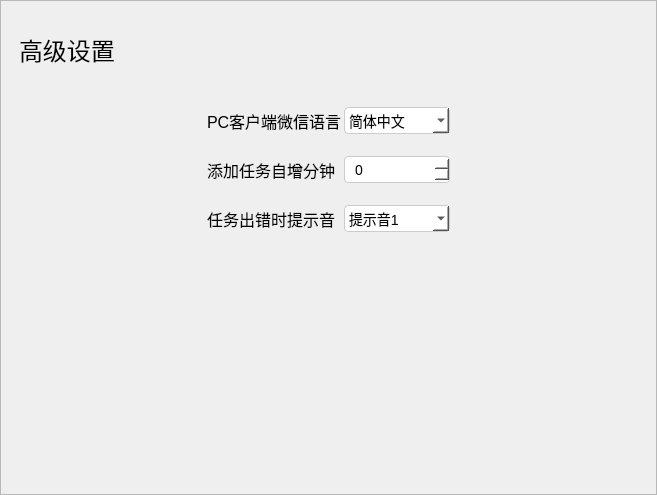
            <widget class="QWidget" name="page_2">
             <layout class="QVBoxLayout" name="verticalLayout_2">
              <property name="leftMargin">
               <number>0</number>
              </property>
              <property name="topMargin">
               <number>0</number>
              </property>
              <property name="rightMargin">
               <number>0</number>
              </property>
              <property name="bottomMargin">
               <number>0</number>
              </property>
              <item>
               <widget class="QFrame" name="frame_setting_2">
                <property name="minimumSize">
                 <size>
                  <width>657</width>
                  <height>495</height>
                 </size>
                </property>
                <property name="maximumSize">
                 <size>
                  <width>657</width>
                  <height>495</height>
                 </size>
                </property>
                <property name="styleSheet">
                 <string notr="true"/>
                </property>
                <property name="frameShape">
                 <enum>QFrame::StyledPanel</enum>
                </property>
                <property name="frameShadow">
                 <enum>QFrame::Raised</enum>
                </property>
                <layout class="QVBoxLayout" name="verticalLayout_4" stretch="0,1,1,1,0">
                 <property name="spacing">
                  <number>22</number>
                 </property>
                 <property name="leftMargin">
                  <number>18</number>
                 </property>
                 <property name="topMargin">
                  <number>12</number>
                 </property>
                 <property name="rightMargin">
                  <number>18</number>
                 </property>
                 <property name="bottomMargin">
                  <number>0</number>
                 </property>
                 <item>
                  <widget class="QLabel" name="label_setting_2">
                   <property name="minimumSize">
                    <size>
                     <width>0</width>
                     <height>72</height>
                    </size>
                   </property>
                   <property name="maximumSize">
                    <size>
                     <width>16777215</width>
                     <height>72</height>
                    </size>
                   </property>
                   <property name="font">
                    <font>
                     <pointsize>18</pointsize>
                     <bold>false</bold>
                    </font>
                   </property>
                   <property name="styleSheet">
                    <string notr="true">QLabel {
    color: rgb(0, 0, 0);
}</string>
                   </property>
                   <property name="text">
                    <string>高级设置</string>
                   </property>
                  </widget>
                 </item>
                 <item>
                  <layout class="QHBoxLayout" name="horizontalLayout_25" stretch="1,1">
                   <property name="spacing">
                    <number>0</number>
                   </property>
                   <property name="sizeConstraint">
                    <enum>QLayout::SetMaximumSize</enum>
                   </property>
                   <property name="leftMargin">
                    <number>188</number>
                   </property>
                   <property name="rightMargin">
                    <number>188</number>
                   </property>
                   <item>
                    <widget class="QLabel" name="label_language">
                     <property name="font">
                      <font>
                       <pointsize>12</pointsize>
                      </font>
                     </property>
                     <property name="styleSheet">
                      <string notr="true">QLabel {
    color: rgb(0, 0, 0);
}</string>
                     </property>
                     <property name="text">
                      <string>PC客户端微信语言</string>
                     </property>
                    </widget>
                   </item>
                   <item>
                    <widget class="QComboBox" name="comboBox_language">
                     <property name="minimumSize">
                      <size>
                       <width>106</width>
                       <height>27</height>
                      </size>
                     </property>
                     <property name="maximumSize">
                      <size>
                       <width>106</width>
                       <height>27</height>
                      </size>
                     </property>
                     <property name="styleSheet">
                      <string notr="true">QComboBox {
    border: 1px solid #ccc;
    padding: 4px;
    font-family: 'Microsoft YaHei', sans-serif;
    font-size: 14px;
    width: 120px;
    background-color: #fff;
    border-radius: 4px;
    color: rgb(0, 0, 0);
}

QComboBox:hover {
    border-color: #888;
    background-color: #f5f5f5;
}

QComboBox QAbstractItemView {
    border-radius: 4px;
    background-color: white;
    selection-background-color: #ddd;
    color: rgb(0, 0, 0);
}</string>
                     </property>
                     <item>
                      <property name="text">
                       <string>简体中文</string>
                      </property>
                     </item>
                     <item>
                      <property name="text">
                       <string>繁体中文</string>
                      </property>
                     </item>
                     <item>
                      <property name="text">
                       <string>English</string>
                      </property>
                     </item>
                    </widget>
                   </item>
                  </layout>
                 </item>
                 <item>
                  <layout class="QHBoxLayout" name="horizontalLayout_26" stretch="1,1">
                   <property name="spacing">
                    <number>0</number>
                   </property>
                   <property name="leftMargin">
                    <number>188</number>
                   </property>
                   <property name="rightMargin">
                    <number>188</number>
                   </property>
                   <item>
                    <widget class="QLabel" name="label_addtime">
                     <property name="font">
                      <font>
                       <pointsize>12</pointsize>
                      </font>
                     </property>
                     <property name="styleSheet">
                      <string notr="true">QLabel {
    color: rgb(0, 0, 0);
}</string>
                     </property>
                     <property name="text">
                      <string>添加任务自增分钟</string>
                     </property>
                    </widget>
                   </item>
                   <item>
                    <widget class="QSpinBox" name="spinBox_timestep">
                     <property name="minimumSize">
                      <size>
                       <width>106</width>
                       <height>27</height>
                      </size>
                     </property>
                     <property name="maximumSize">
                      <size>
                       <width>106</width>
                       <height>27</height>
                      </size>
                     </property>
                     <property name="styleSheet">
                      <string notr="true">QSpinBox {
    border: 1px solid #ccc;
    padding: 4px 20px 4px 8px;
    font-family: 'Microsoft YaHei', sans-serif;
    font-size: 14px;
    width: 120px;
    background-color: #fff;
    border-radius: 4px;
    color: rgb(0, 0, 0);
}

QSpinBox:hover {
    border-color: #888;
    background-color: #f5f5f5;
}

QSpinBox:focus {
    border-color: #0078d4;
    box-shadow: 0 0 3px rgba(0, 120, 212, 0.8);
}</string>
                     </property>
                    </widget>
                   </item>
                  </layout>
                 </item>
                 <item>
                  <layout class="QHBoxLayout" name="horizontalLayout_7" stretch="1,1">
                   <property name="spacing">
                    <number>0</number>
                   </property>
                   <property name="leftMargin">
                    <number>188</number>
                   </property>
                   <property name="rightMargin">
                    <number>188</number>
                   </property>
                   <item>
                    <widget class="QLabel" name="label_errorAudio">
                     <property name="font">
                      <font>
                       <pointsize>12</pointsize>
                      </font>
                     </property>
                     <property name="styleSheet">
                      <string notr="true">QLabel {
    color: rgb(0, 0, 0);
}</string>
                     </property>
                     <property name="text">
                      <string>任务出错时提示音</string>
                     </property>
                    </widget>
                   </item>
                   <item>
                    <widget class="QComboBox" name="comboBox_errorAudio">
                     <property name="minimumSize">
                      <size>
                       <width>106</width>
                       <height>27</height>
                      </size>
                     </property>
                     <property name="maximumSize">
                      <size>
                       <width>106</width>
                       <height>27</height>
                      </size>
                     </property>
                     <property name="styleSheet">
                      <string notr="true">QComboBox {
    border: 1px solid #ccc;
    padding: 4px;
    font-family: 'Microsoft YaHei', sans-serif;
    font-size: 14px;
    width: 120px;
    background-color: #fff;
    border-radius: 4px;
    color: rgb(0, 0, 0);
}

QComboBox:hover {
    border-color: #888;
    background-color: #f5f5f5;
}

QComboBox QAbstractItemView {
    border-radius: 4px;
    background-color: white;
    selection-background-color: #ddd;
    color: rgb(0, 0, 0);
}</string>
                     </property>
                     <item>
                      <property name="text">
                       <string>提示音1</string>
                      </property>
                     </item>
                     <item>
                      <property name="text">
                       <string>提示音2</string>
                      </property>
                     </item>
                     <item>
                      <property name="text">
                       <string>提示音3</string>
                      </property>
                     </item>
                     <item>
                      <property name="text">
                       <string>提示音4</string>
                      </property>
                     </item>
                     <item>
                      <property name="text">
                       <string>提示音5</string>
                      </property>
                     </item>
                    </widget>
                   </item>
                  </layout>
                 </item>
                 <item>
                  <spacer name="verticalSpacer">
                   <property name="orientation">
                    <enum>Qt::Vertical</enum>
                   </property>
                   <property name="sizeHint" stdset="0">
                    <size>
                     <width>20</width>
                     <height>40</height>
                    </size>
                   </property>
                  </spacer>
                 </item>
                </layout>
               </widget>
              </item>
             </layout>
            </widget>
